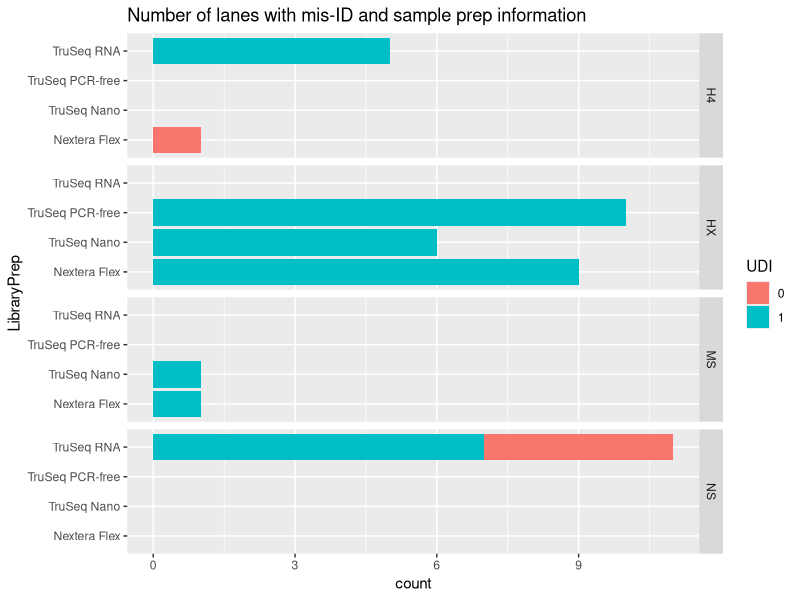
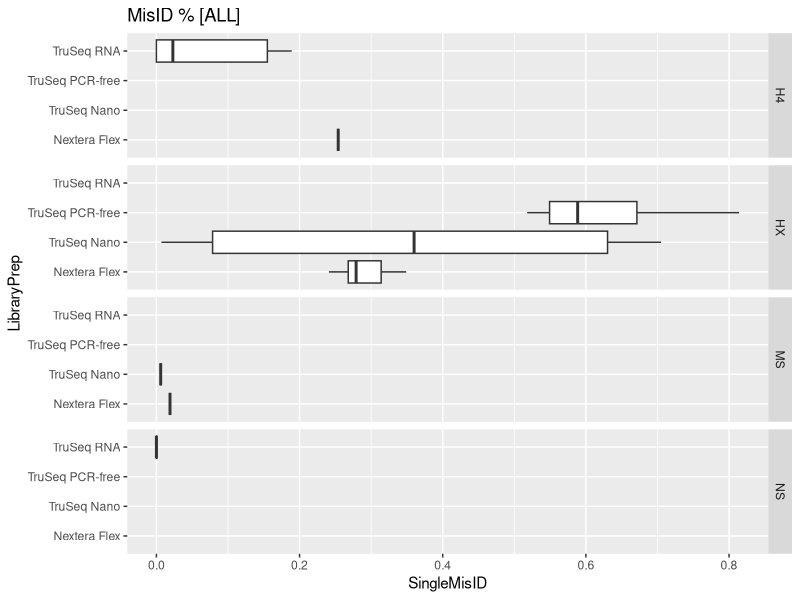
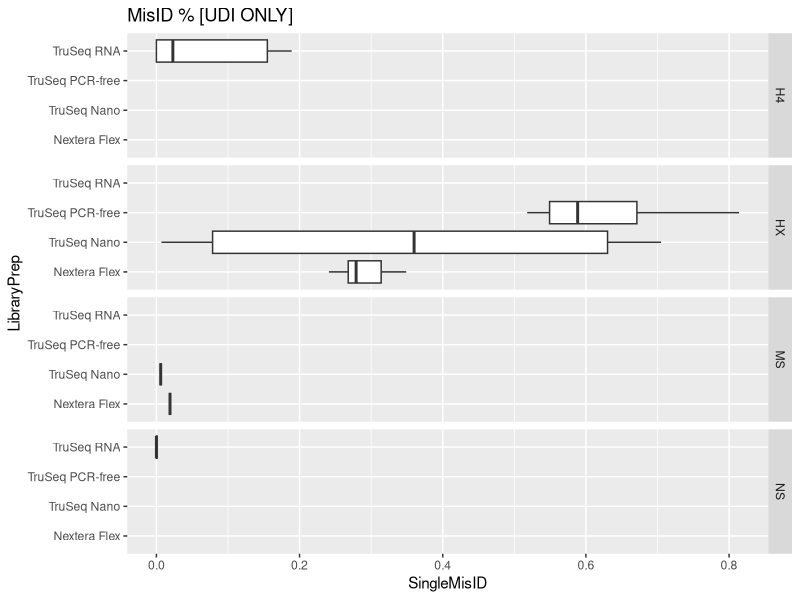
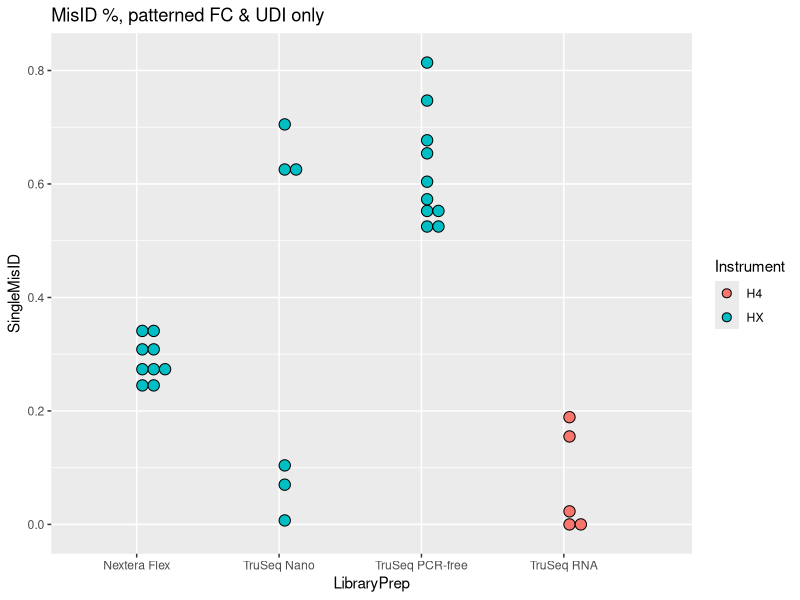
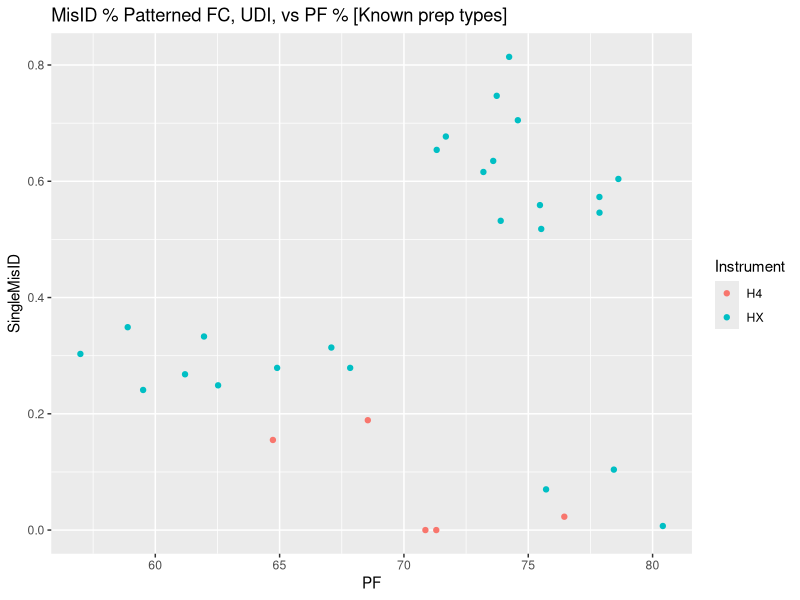
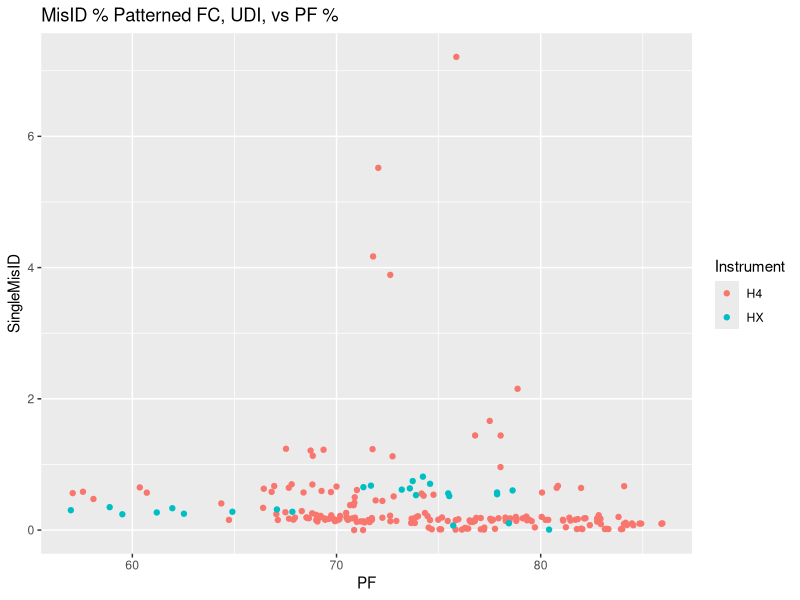
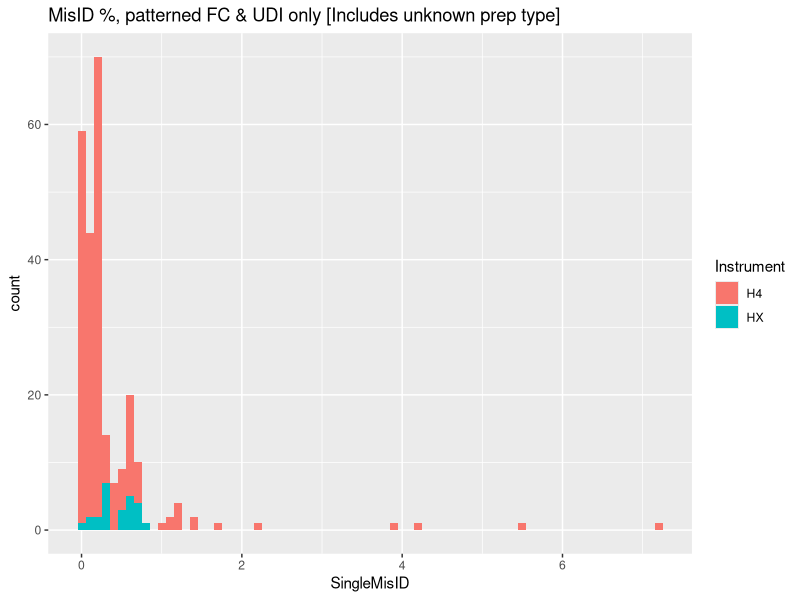

Recreate these plots in R, in order.
library(ggplot2)

stats <- read.delim("all-stats.txt")
s <- stats[(stats$Instrument != "NS" | stats$LANE == 1) & !is.na(stats$LibraryPrep),]
s$UDI <- as.factor(s$UDI)
ggplot(s, aes(x=LibraryPrep, fill=UDI)) + facet_grid(Instrument~.) + 
  geom_bar() + coord_flip() + ggtitle("Number of lanes with mis-ID and sample prep information")

ggplot(s, aes(x=LibraryPrep, y=SingleMisID)) + facet_grid(Instrument~.) +
  geom_boxplot() + coord_flip() + ggtitle("MisID % [ALL]")
s_udi_only <- s[s$UDI==1,]
ggplot(s_udi_only, aes(x=LibraryPrep, y=SingleMisID)) + facet_grid(Instrument~.) +
  geom_boxplot() + coord_flip() + ggtitle("MisID % [UDI ONLY]")

s_patterned_udi <- s_udi_only[s_udi_only$Instrument %in% c("HX", "H4"),]

ggplot(s_patterned_udi, aes(x=LibraryPrep, y=SingleMisID, fill=Instrument)) +
  geom_dotplot(binaxis = "y", binwidth=0.02) + ggtitle("MisID %, patterned FC & UDI only")


ggplot(s_patterned_udi, aes(x=PF, y=SingleMisID, color=Instrument)) + geom_point() +
  ggtitle("MisID % Patterned FC, UDI, vs PF % [Known prep types]")


d_patterned_udi <- stats[stats$UDI==T & stats$Instrument %in% c("HX", "H4"),]
ggplot(d_patterned_udi, aes(x=PF, y=SingleMisID, color=Instrument)) + geom_point() + 
  ggtitle("MisID % Patterned FC, UDI, vs PF %")



ggplot(d_patterned_udi, aes(x=SingleMisID, fill=Instrument)) +
  geom_histogram(binwidth=0.1) + ggtitle("MisID %, patterned FC & UDI only [Includes unknown prep type]")

highmisid <- stats[stats$SingleMisID > 1,]
highmisid

